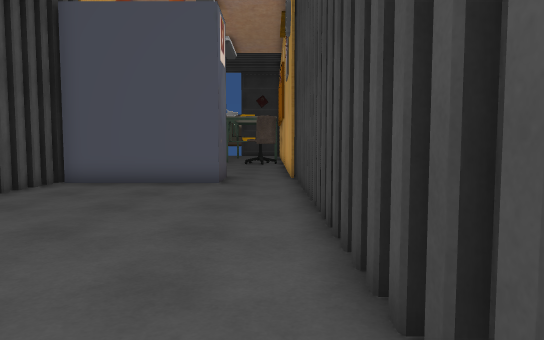
[1] (above)

16 first-person views from a walk through a Unity game level. The camera is 1.2 m above the floor, tilts 4° down and sees 70° across. The floor is counted in squares, 1 m on a side. Each view is taken from the middle of a square. On the plan, view 1 faces up. The plan holds only what a view shows up to about 15 squares ahead; the rest is blank. The place goes on beyond the plan. The player character is not drawn. Some surface patterns are stand-ins.

[2]
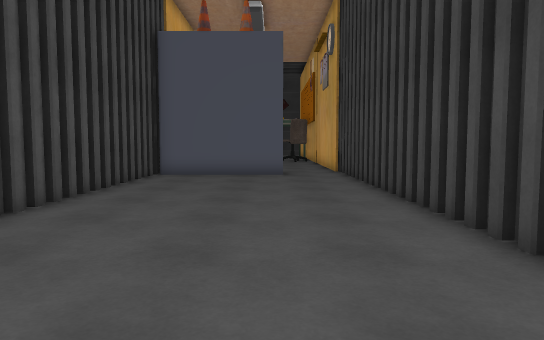

[3]
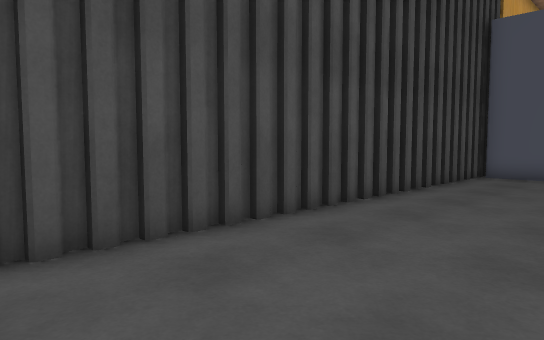

[4]
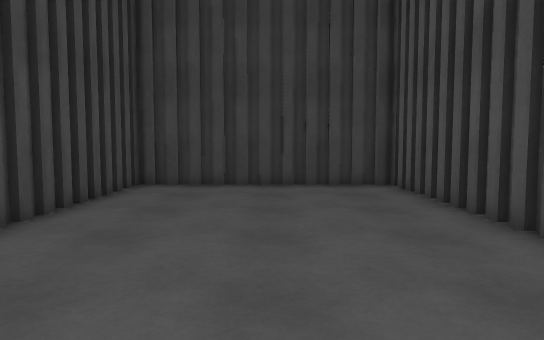

[5]
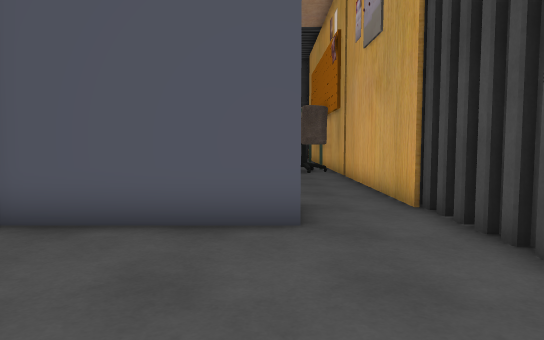

[6]
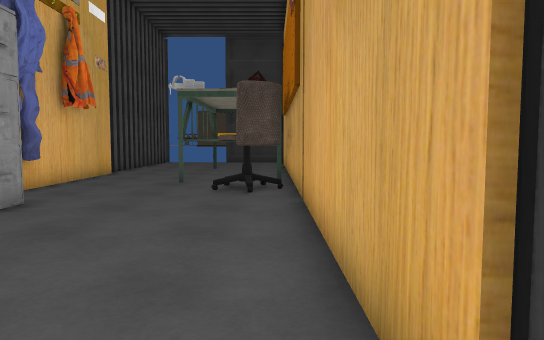

[7]
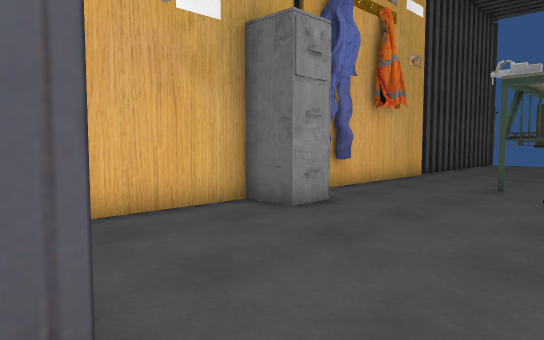

[8]
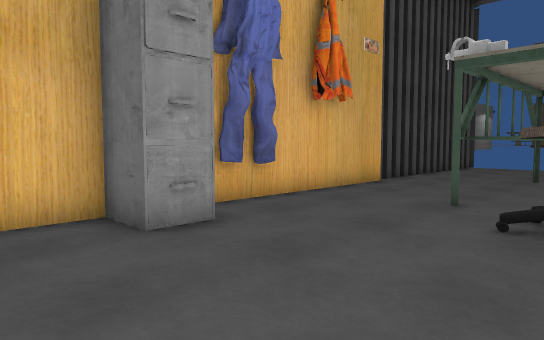

[9]
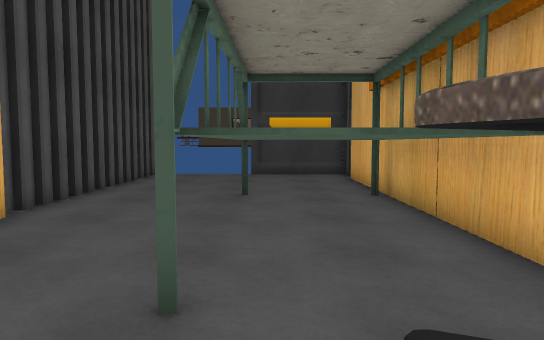

[10]
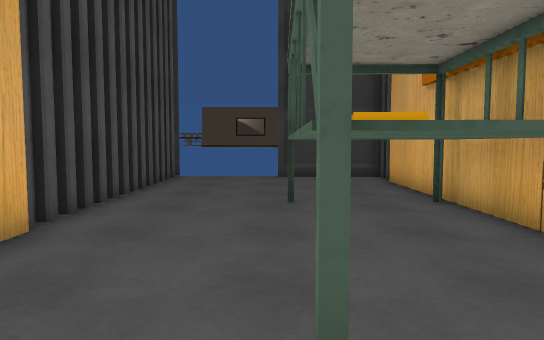

[11]
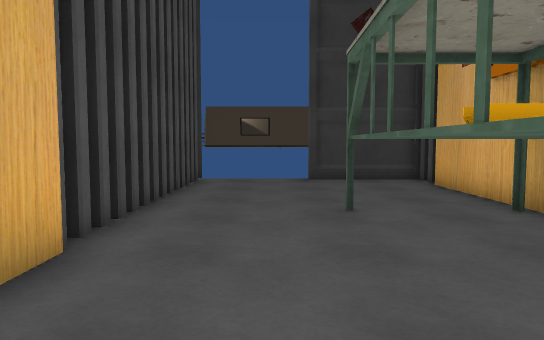

[12]
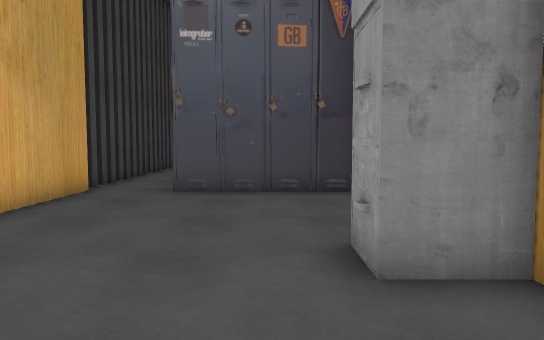

[13]
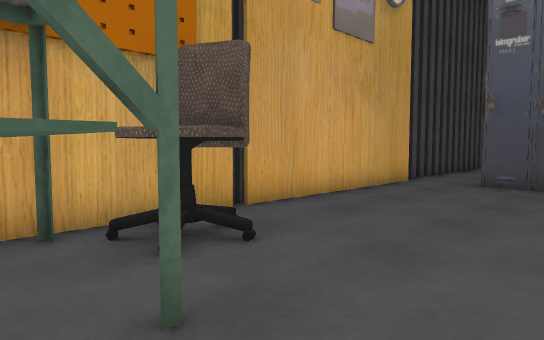

[14]
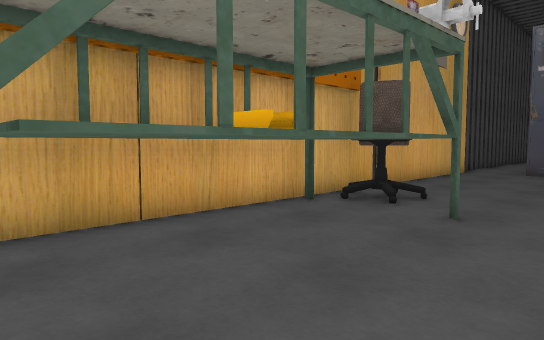

[15]
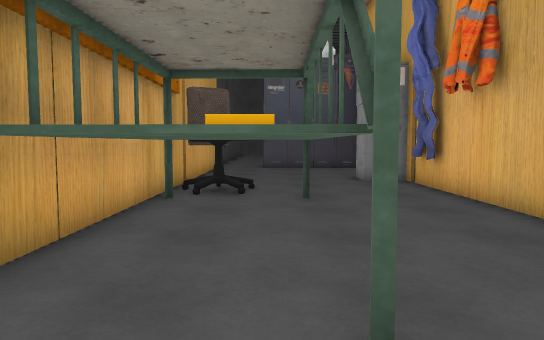

[16]
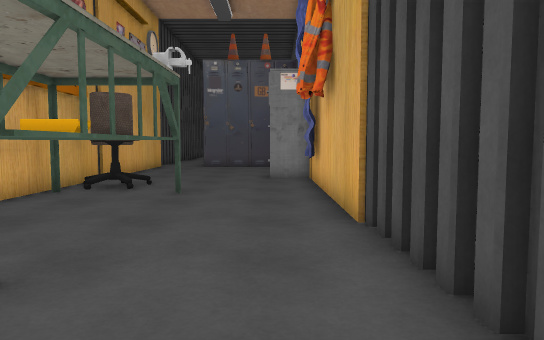

### Floor plan
Key: @ floor where view 1 was taken; # wall or solid block; x gap in a wall; . floor; ^ raised ledge; T thing the floor can be seen under or through.
Columns run from 7 left of view 1 to 1 right of it. Each row starts with its distance up from view 1.
 36 #   x####
 35 #.......#
 34 #.......#
 33 #.......#
 32 #.......#
 31 #.......#
 30 #...#..##
 29 #....^^^#
 28 #...T  ^#
 27 #...T^^^#
 26 #...^  ^#
 25 #...^  ^#
 24 #...#^^^#
 23 #.....^##
 22 ##....^##
 21 ##......#
 20 #.......#
 19 ###.....#
 18 #.......#
 17 #.......#
 16 #.......#
 15 #.......#
 14  .......#
 13  #####..#
 12 ######..#
 11 #.......#
 10 #.......#
  9 #.......#
  8 #.......#
  7 #.......#
  6 #.......#
  5 #.......#
  4 #.......#
  3 #.......#
  2 #.......#
  1 #.......#
  0 #......@#
 -1 #.......#
 -2 #.......#
 -3 #.......#
 -4 #.......#
 -5 #########

Where each view was taken, in squares from view 1:
view 1: 0 up, 0 right, facing up
view 2: 3 down, 2 left, facing up
view 3: 3 down, 2 left, facing up-left
view 4: 6 up, 3 left, facing down
view 5: 6 up, 2 left, facing up
view 6: 12 up, 0 right, facing up
view 7: 13 up, 0 right, facing up-left
view 8: 16 up, 0 right, facing up-left
view 9: 21 up, 2 left, facing up
view 10: 22 up, 3 left, facing up
view 11: 23 up, 4 left, facing up
view 12: 23 up, 4 left, facing down
view 13: 25 up, 5 left, facing down-right
view 14: 30 up, 5 left, facing down-right
view 15: 32 up, 2 left, facing down
view 16: 33 up, 5 left, facing down
